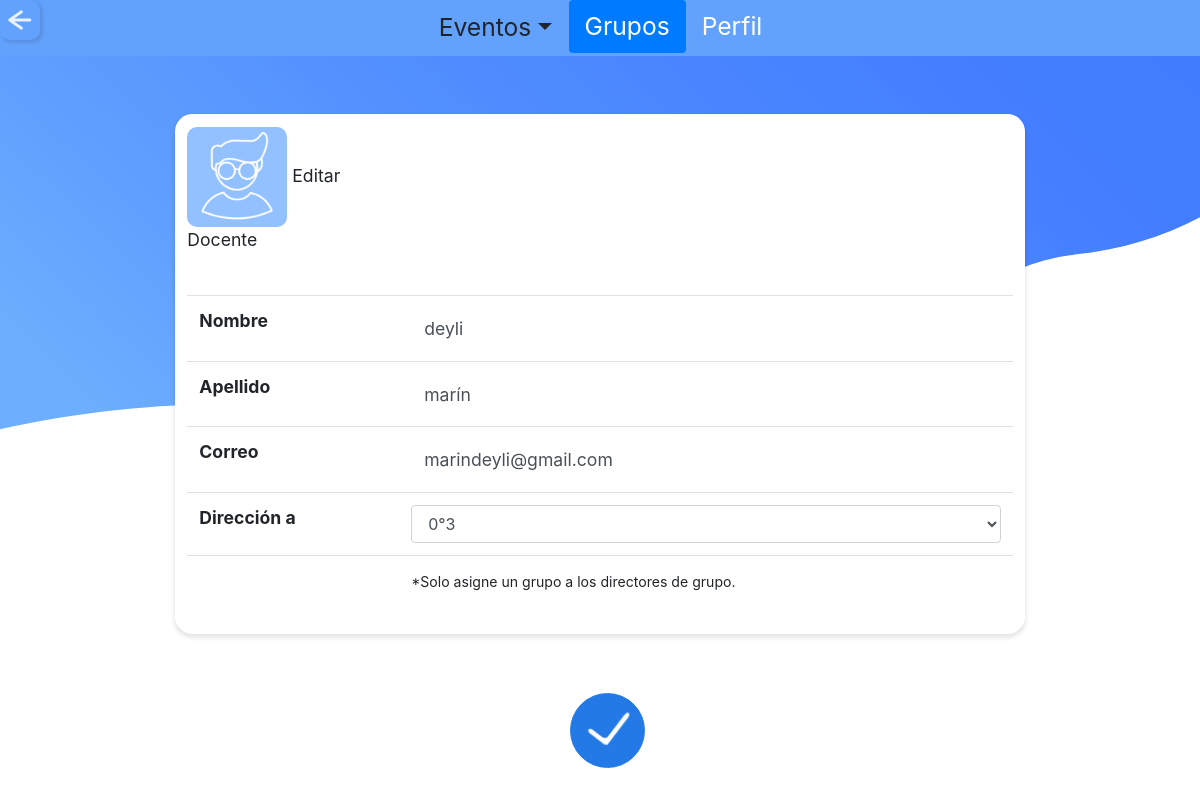
Page /admin/actualizar_doc.php?id=1818181818 (signed in) on the committed database.
### tables this page shows
CREATE TABLE `tbl_docente` (
  `id_docente` varchar(10) NOT NULL,
  `nombre_doc` varchar(30) NOT NULL,
  `apellido_doc` varchar(30) NOT NULL,
  `correo_doc` varchar(60) NOT NULL,
  `contrasena_doc` varchar(20) NOT NULL,
  `codigo_g` varchar(10) NOT NULL
);

CREATE TABLE `tbl_grupo` (
  `codigo_g` varchar(10) NOT NULL,
  `grado_g` int(11) NOT NULL,
  `grupo_g` varchar(3) NOT NULL,
  `id_jornada` varchar(3) DEFAULT NULL
);

### admin/actualizar_doc.php (the view, shortened to what this page needs)
<?php
  include "../php/conexion.php";
  include "../php/variables.php";
?>
<!doctype html>
<html>
  <head>
  <?php
    $title="Administrador | SchoolTime";
    echo Links($title);
    ?>
  </head>
  <body>
    <?php
    $titulo="grupos";
    echo Eventos($titulo);
    $id=$_REQUEST['id'];
    ?>
<br>
<br>
<br>
<br>
<div class="center-90">
<div class="titulo_perfil default">
  <div class="medio">
  <div class="row no-gutters">
  <div class="col-md-3">
  <img class="tipo-evento" src="../iconos/docente3.png">
  Editar Docente
  </div>
  <div class="col-md-9">
  </div>
  </div>
    <div class="table-responsive">
    <table class="table margin-top-1">
  <?php
	$queryDoc="SELECT * FROM tbl_docente WHERE id_docente='$id'";
	$resultadoDoc=$conexion->query($queryDoc);
	while ($rowDoc=$resultadoDoc->fetch_assoc()){
  ?>
  <form action="../php/modificar_doc.php?id=<?php echo $id?>" method="post">
  <tbody>
    <br>
    <tr>
    <td>
    <label class="bold" for="nombre">Nombre</label>
    </td>
    <td>
    <input type="text" class="titulo_evento" id="nombre" name="nombre_doc" value="<?php echo $rowDoc['nombre_doc']?>" required>
    </td>
    </tr>
    <tr>
    <td>
    <label class="bold" for="apellido">Apellido</label>
    </td>
    <td>
    <input type="text" class="titulo_evento" id="apellido" name="apellido_doc" value="<?php echo $rowDoc['apellido_doc']?>" required>
    </td>
    </tr>
    <tr>
    <td>
    <label class="bold" for="correo">Correo</label>
    </td>
    <td>
    <input type="text" class="titulo_evento" id="correo" name="correo_doc" value="<?php echo $rowDoc['correo_doc']?>" required>
    </td>
    </tr>
    <tr>
    <td>
    <label class="bold" for="nombre">Dirección a</label>
    </td>
    <td>
    <select name="grupo_doc" class="form-control">
    <?php
	$queryG="SELECT * FROM tbl_grupo ORDER BY grado_g";
	$resultadoG=$conexion->query($queryG);
	while ($rowG=$resultadoG->fetch_assoc()){
    ?>
       <option value="<?php echo $rowG['codigo_g']?>" <?php if($rowG['codigo_g']==$rowDoc['codigo_g']){ echo "selected"; }?>><?php
       if($rowG['codigo_g']=="DOCENTES"){ echo "Docentes sin dirección";}else{echo $rowG['grado_g']."°".$rowG['grupo_g'];}?></option>
    <?php
    }
    ?>
      </select>
    </td>
    </tr>
    <tr>
    <td>
    </td>
    <td>
    <small>*Solo asigne un grupo a los directores de grupo.</small>
    </td>
    </tr>
    <?php
}
?>
  </tbody>
</table>
</div>
  </div>
</div>
</div>
<center>
  <div class="form-check form-check-inline">
  <input class="btn_aceptar" type="submit" value="" name="actualizar">
  </div>
</center>
  </body>
</html>

### css/style.css (style rules this page uses)
* { padding: 0; margin: 0; }
body { background: url(../svg/back_one.svg) no-repeat center center fixed; background-size: cover; font-size: 110%; }
.center-90 { margin: 0 auto; max-width: 90%; padding: 0.5em; border: 0px solid #CCC; border-radius: 1em; background-color: transparent; }
.btn_aceptar { position: fixed; bottom: 0; display: inline-block; font-weight: 400; color: transparent; -webkit-user-select: none; -moz-user-select: none; -ms-user-select: none; user-select: none; width: 75px; height: 75px; box-shadow: none; background-color: #2379E6; background: url(../iconos/aceptar.png) no-repeat center center; background-size: 100%; border: 1px solid #2379E6; padding: 0.375rem 0.75rem; margin-bottom: 2rem; font-size: 1rem; line-height: 1.5; border-radius: 3rem; margin-left: -1.5rem; transition: width .8s; }
input { background-color: white; width: 80px; height: 80px; border-radius: 10px; border-color: transparent; color: transparent; box-shadow: 2px 2px 3px 1px rgba(0, 0, 0, 0.1); }
.titulo_evento { display: block; width: 100%; height: calc(1.5em + 0.75rem + 2px); padding: 0.375rem 0.75rem; font-weight: 400; line-height: 1.5; color: #495057; background-color: transparent; background-clip: padding-box; border: 1px solid transparent; border-radius: 0.25em; transition: border-color 0.15s ease-in-out, box-shadow 0.15s ease-in-out; box-shadow: none; }
.tipo-evento { background-color: white; width: 100px; height: 100px; border-radius: 10px; border-color: #F2F2F2; color: transparent; }
.medio { margin: 0 auto; max-width: 80%; padding: 0.7em; border: 0px solid #CCC; box-shadow: 0px 3px 4px 1px rgba(0, 0, 0, 0.1); border-radius: 1em; background-color: white; margin-bottom: 0.6rem; text-decoration: none; }
.margin-top-1 { margin-top: 1rem; }
.bold { font-weight: bold; }

### rows in the picture
tbl_docente: nombre_doc "deyli", apellido_doc "marín", correo_doc "marindeyli@gmail.com", grupo_doc "0°3"
